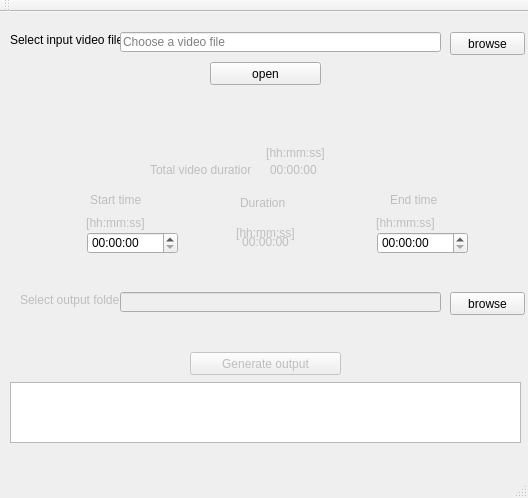
<?xml version="1.0" encoding="UTF-8"?>
<ui version="4.0">
 <class>FFMPEG</class>
 <widget class="QMainWindow" name="FFMPEG">
  <property name="geometry">
   <rect>
    <x>0</x>
    <y>0</y>
    <width>528</width>
    <height>498</height>
   </rect>
  </property>
  <property name="minimumSize">
   <size>
    <width>528</width>
    <height>498</height>
   </size>
  </property>
  <property name="maximumSize">
   <size>
    <width>528</width>
    <height>498</height>
   </size>
  </property>
  <property name="windowTitle">
   <string>FFMPEG</string>
  </property>
  <widget class="QWidget" name="centralWidget">
   <widget class="QPushButton" name="browseButton">
    <property name="geometry">
     <rect>
      <x>450</x>
      <y>20</y>
      <width>75</width>
      <height>23</height>
     </rect>
    </property>
    <property name="text">
     <string>browse</string>
    </property>
   </widget>
   <widget class="QPushButton" name="openButton">
    <property name="enabled">
     <bool>true</bool>
    </property>
    <property name="geometry">
     <rect>
      <x>210</x>
      <y>50</y>
      <width>111</width>
      <height>23</height>
     </rect>
    </property>
    <property name="text">
     <string>open</string>
    </property>
    <property name="checkable">
     <bool>false</bool>
    </property>
   </widget>
   <widget class="QLabel" name="label">
    <property name="geometry">
     <rect>
      <x>10</x>
      <y>20</y>
      <width>141</width>
      <height>16</height>
     </rect>
    </property>
    <property name="text">
     <string>Select input video file</string>
    </property>
   </widget>
   <widget class="QLabel" name="label_2">
    <property name="enabled">
     <bool>false</bool>
    </property>
    <property name="geometry">
     <rect>
      <x>20</x>
      <y>280</y>
      <width>101</width>
      <height>16</height>
     </rect>
    </property>
    <property name="text">
     <string>Select output folder</string>
    </property>
   </widget>
   <widget class="QLineEdit" name="lineEdit_outputFile">
    <property name="enabled">
     <bool>false</bool>
    </property>
    <property name="geometry">
     <rect>
      <x>120</x>
      <y>280</y>
      <width>321</width>
      <height>20</height>
     </rect>
    </property>
    <property name="frame">
     <bool>true</bool>
    </property>
   </widget>
   <widget class="QLabel" name="label_3">
    <property name="enabled">
     <bool>false</bool>
    </property>
    <property name="geometry">
     <rect>
      <x>150</x>
      <y>150</y>
      <width>101</width>
      <height>16</height>
     </rect>
    </property>
    <property name="text">
     <string>Total video duration:</string>
    </property>
   </widget>
   <widget class="QLabel" name="label_4">
    <property name="enabled">
     <bool>false</bool>
    </property>
    <property name="geometry">
     <rect>
      <x>270</x>
      <y>150</y>
      <width>51</width>
      <height>16</height>
     </rect>
    </property>
    <property name="text">
     <string>00:00:00</string>
    </property>
   </widget>
   <widget class="QLabel" name="label_5">
    <property name="enabled">
     <bool>false</bool>
    </property>
    <property name="geometry">
     <rect>
      <x>90</x>
      <y>180</y>
      <width>51</width>
      <height>16</height>
     </rect>
    </property>
    <property name="text">
     <string>Start time</string>
    </property>
   </widget>
   <widget class="QLabel" name="label_6">
    <property name="enabled">
     <bool>false</bool>
    </property>
    <property name="geometry">
     <rect>
      <x>390</x>
      <y>180</y>
      <width>51</width>
      <height>16</height>
     </rect>
    </property>
    <property name="text">
     <string>End time</string>
    </property>
   </widget>
   <widget class="QPushButton" name="pushButton_genreate_output">
    <property name="enabled">
     <bool>false</bool>
    </property>
    <property name="geometry">
     <rect>
      <x>190</x>
      <y>340</y>
      <width>151</width>
      <height>23</height>
     </rect>
    </property>
    <property name="text">
     <string>Generate output</string>
    </property>
   </widget>
   <widget class="QTextEdit" name="textEdit_result">
    <property name="enabled">
     <bool>true</bool>
    </property>
    <property name="geometry">
     <rect>
      <x>10</x>
      <y>370</y>
      <width>511</width>
      <height>61</height>
     </rect>
    </property>
   </widget>
   <widget class="QLabel" name="label_duration">
    <property name="enabled">
     <bool>false</bool>
    </property>
    <property name="geometry">
     <rect>
      <x>230</x>
      <y>220</y>
      <width>71</width>
      <height>20</height>
     </rect>
    </property>
    <property name="text">
     <string>00:00:00</string>
    </property>
    <property name="alignment">
     <set>Qt::AlignCenter</set>
    </property>
   </widget>
   <widget class="QLabel" name="label_10">
    <property name="enabled">
     <bool>false</bool>
    </property>
    <property name="geometry">
     <rect>
      <x>240</x>
      <y>180</y>
      <width>51</width>
      <height>21</height>
     </rect>
    </property>
    <property name="text">
     <string>Duration</string>
    </property>
   </widget>
   <widget class="QLabel" name="ErrorMessage">
    <property name="enabled">
     <bool>false</bool>
    </property>
    <property name="geometry">
     <rect>
      <x>10</x>
      <y>80</y>
      <width>511</width>
      <height>41</height>
     </rect>
    </property>
    <property name="focusPolicy">
     <enum>Qt::NoFocus</enum>
    </property>
    <property name="text">
     <string/>
    </property>
    <property name="textFormat">
     <enum>Qt::AutoText</enum>
    </property>
    <property name="scaledContents">
     <bool>false</bool>
    </property>
    <property name="alignment">
     <set>Qt::AlignCenter</set>
    </property>
   </widget>
   <widget class="QLineEdit" name="lineEditInputFile">
    <property name="geometry">
     <rect>
      <x>120</x>
      <y>20</y>
      <width>321</width>
      <height>20</height>
     </rect>
    </property>
    <property name="placeholderText">
     <string>Choose a video file</string>
    </property>
   </widget>
   <widget class="QPushButton" name="browseButton_2">
    <property name="geometry">
     <rect>
      <x>450</x>
      <y>280</y>
      <width>75</width>
      <height>23</height>
     </rect>
    </property>
    <property name="text">
     <string>browse</string>
    </property>
   </widget>
   <widget class="QTimeEdit" name="timeEdit_end">
    <property name="enabled">
     <bool>true</bool>
    </property>
    <property name="geometry">
     <rect>
      <x>377</x>
      <y>220</y>
      <width>91</width>
      <height>22</height>
     </rect>
    </property>
   </widget>
   <widget class="QTimeEdit" name="timeEdit_start">
    <property name="geometry">
     <rect>
      <x>87</x>
      <y>220</y>
      <width>91</width>
      <height>22</height>
     </rect>
    </property>
   </widget>
   <widget class="QLabel" name="ErrorMessage_2">
    <property name="enabled">
     <bool>false</bool>
    </property>
    <property name="geometry">
     <rect>
      <x>20</x>
      <y>310</y>
      <width>511</width>
      <height>21</height>
     </rect>
    </property>
    <property name="focusPolicy">
     <enum>Qt::NoFocus</enum>
    </property>
    <property name="text">
     <string/>
    </property>
    <property name="textFormat">
     <enum>Qt::AutoText</enum>
    </property>
    <property name="scaledContents">
     <bool>false</bool>
    </property>
    <property name="alignment">
     <set>Qt::AlignCenter</set>
    </property>
   </widget>
   <widget class="QLabel" name="label_11">
    <property name="enabled">
     <bool>false</bool>
    </property>
    <property name="geometry">
     <rect>
      <x>370</x>
      <y>200</y>
      <width>71</width>
      <height>21</height>
     </rect>
    </property>
    <property name="text">
     <string>[hh:mm:ss]</string>
    </property>
    <property name="alignment">
     <set>Qt::AlignCenter</set>
    </property>
   </widget>
   <widget class="QLabel" name="label_12">
    <property name="enabled">
     <bool>false</bool>
    </property>
    <property name="geometry">
     <rect>
      <x>260</x>
      <y>130</y>
      <width>71</width>
      <height>21</height>
     </rect>
    </property>
    <property name="text">
     <string>[hh:mm:ss]</string>
    </property>
    <property name="alignment">
     <set>Qt::AlignCenter</set>
    </property>
   </widget>
   <widget class="QLabel" name="label_13">
    <property name="enabled">
     <bool>false</bool>
    </property>
    <property name="geometry">
     <rect>
      <x>230</x>
      <y>210</y>
      <width>71</width>
      <height>21</height>
     </rect>
    </property>
    <property name="text">
     <string>[hh:mm:ss]</string>
    </property>
    <property name="alignment">
     <set>Qt::AlignCenter</set>
    </property>
   </widget>
   <widget class="QLabel" name="label_15">
    <property name="enabled">
     <bool>false</bool>
    </property>
    <property name="geometry">
     <rect>
      <x>80</x>
      <y>200</y>
      <width>71</width>
      <height>21</height>
     </rect>
    </property>
    <property name="text">
     <string>[hh:mm:ss]</string>
    </property>
    <property name="alignment">
     <set>Qt::AlignCenter</set>
    </property>
   </widget>
  </widget>
  <widget class="QMenuBar" name="menuBar">
   <property name="geometry">
    <rect>
     <x>0</x>
     <y>0</y>
     <width>528</width>
     <height>21</height>
    </rect>
   </property>
  </widget>
  <widget class="QToolBar" name="mainToolBar">
   <property name="maximumSize">
    <size>
     <width>531</width>
     <height>12</height>
    </size>
   </property>
   <attribute name="toolBarArea">
    <enum>TopToolBarArea</enum>
   </attribute>
   <attribute name="toolBarBreak">
    <bool>false</bool>
   </attribute>
  </widget>
  <widget class="QStatusBar" name="statusBar"/>
 </widget>
 <layoutdefault spacing="6" margin="11"/>
 <resources/>
 <connections/>
</ui>
